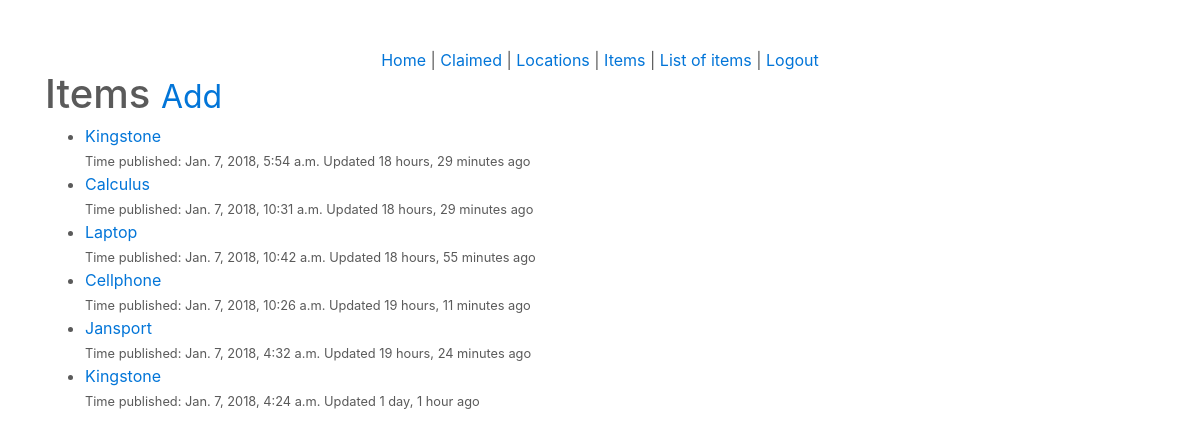
The page /items/i/ (signed in) on the database its author committed.
### items/models.py (models this page shows, shortened)
class Item(models.Model):
	user					= models.ForeignKey(User)
	location_and_Category	= models.ForeignKey(Location)
	item_name				= models.CharField(max_length=120)
	item_detail 			= models.TextField(help_text='seperate each item by comma', null=True, blank=True)
	claimer					= models.CharField(max_length=120, null=True, blank=True, help_text='do not forget to put a claimer')
	claimed					= models.BooleanField(default=False)
	timestamp				= models.DateTimeField(auto_now_add=True)
	updated					= models.DateTimeField(auto_now=True)
	slug					= models.SlugField(null=True, blank=True)
	def __str__(self):
		return self.item_name
	class Meta:
		ordering = ['-updated', '-timestamp']
	def get_absolute_url(self):
		return reverse('items:edit', kwargs={'slug': self.slug})

### items/views.py (the view)
class ItemListAdminView(PermissionRequiredMixin, LoginRequiredMixin, ListView):
	permission_required = 'items'
	def get_queryset(self):
		return Item.objects.all()

### items/templates/items/item_list.html (shortened to what this page needs)
{% extends "base.html" %}
{% block content %}
<h1>Items <small><a href="{% url 'items:create' %}">Add</a></small></h1>
<ul>
	{% for obj in object_list %}
		<li><a href="{{ obj.get_absolute_url }}">{{ obj }}</a></br><small>{{ obj.category }} Time published: {{ obj.timestamp }} Updated {{ obj.updated|timesince }} ago</small></li>
	{% empty %}
		<li><a href="{% url 'items:create' %}">Add one</a></li>
	{% endfor %}
</ul>
{% endblock %}

### templates/static/css/carousel.css (style rules this page uses)
body { padding-top: 3rem; padding-bottom: 3rem; color: #5a5a5a; }

### rows shown on the page
Item: item_name "Kingstone", timestamp "Jan. 7, 2018, 5:54 a.m.", updated "18 hours, 29 minutes"
Item: item_name "Calculus", timestamp "Jan. 7, 2018, 10:31 a.m.", updated "18 hours, 29 minutes"
Item: item_name "Laptop", timestamp "Jan. 7, 2018, 10:42 a.m.", updated "18 hours, 55 minutes"
Item: item_name "Cellphone", timestamp "Jan. 7, 2018, 10:26 a.m.", updated "19 hours, 11 minutes"
Item: item_name "Jansport", timestamp "Jan. 7, 2018, 4:32 a.m.", updated "19 hours, 24 minutes"
Item: item_name "Kingstone", timestamp "Jan. 7, 2018, 4:24 a.m.", updated "1 day, 1 hour"
